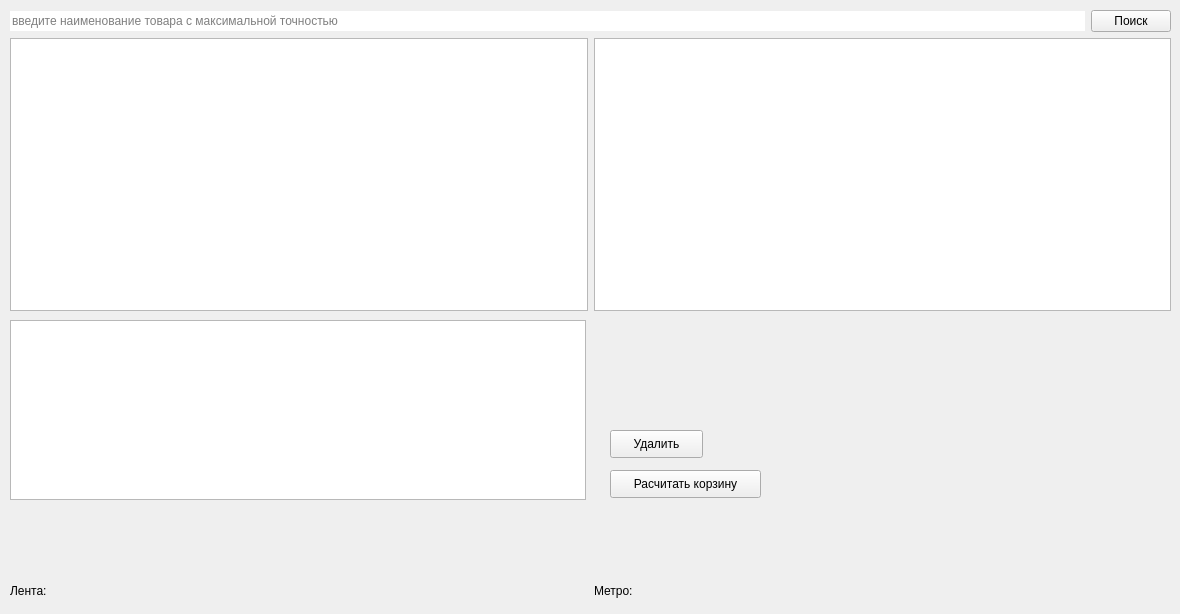
<?xml version="1.0" encoding="UTF-8"?>
<ui version="4.0">
 <class>mainWindow</class>
 <widget class="QMainWindow" name="mainWindow">
  <property name="enabled">
   <bool>true</bool>
  </property>
  <property name="geometry">
   <rect>
    <x>0</x>
    <y>0</y>
    <width>1180</width>
    <height>614</height>
   </rect>
  </property>
  <property name="minimumSize">
   <size>
    <width>1180</width>
    <height>614</height>
   </size>
  </property>
  <property name="maximumSize">
   <size>
    <width>1180</width>
    <height>614</height>
   </size>
  </property>
  <property name="mouseTracking">
   <bool>false</bool>
  </property>
  <property name="tabletTracking">
   <bool>false</bool>
  </property>
  <property name="windowTitle">
   <string>ParsSalers</string>
  </property>
  <property name="autoFillBackground">
   <bool>true</bool>
  </property>
  <widget class="QWidget" name="centralwidget">
   <widget class="QWidget" name="verticalLayoutWidget">
    <property name="geometry">
     <rect>
      <x>10</x>
      <y>10</y>
      <width>1161</width>
      <height>301</height>
     </rect>
    </property>
    <layout class="QVBoxLayout" name="verticalLayout">
     <item>
      <layout class="QHBoxLayout" name="horizontalLayout">
       <item>
        <widget class="QLineEdit" name="search_query_lineEdit">
         <property name="enabled">
          <bool>true</bool>
         </property>
         <property name="mouseTracking">
          <bool>false</bool>
         </property>
         <property name="tabletTracking">
          <bool>false</bool>
         </property>
         <property name="focusPolicy">
          <enum>Qt::TabFocus</enum>
         </property>
         <property name="acceptDrops">
          <bool>false</bool>
         </property>
         <property name="toolTip">
          <string notr="true"/>
         </property>
         <property name="statusTip">
          <string notr="true"/>
         </property>
         <property name="whatsThis">
          <string notr="true"/>
         </property>
         <property name="accessibleName">
          <string notr="true"/>
         </property>
         <property name="accessibleDescription">
          <string notr="true"/>
         </property>
         <property name="autoFillBackground">
          <bool>false</bool>
         </property>
         <property name="inputMethodHints">
          <set>Qt::ImhMultiLine|Qt::ImhUppercaseOnly</set>
         </property>
         <property name="inputMask">
          <string/>
         </property>
         <property name="text">
          <string/>
         </property>
         <property name="frame">
          <bool>false</bool>
         </property>
         <property name="cursorPosition">
          <number>0</number>
         </property>
         <property name="dragEnabled">
          <bool>false</bool>
         </property>
         <property name="placeholderText">
          <string>введите наименование товара с максимальной точностью</string>
         </property>
         <property name="cursorMoveStyle">
          <enum>Qt::VisualMoveStyle</enum>
         </property>
         <property name="clearButtonEnabled">
          <bool>true</bool>
         </property>
        </widget>
       </item>
       <item alignment="Qt::AlignHCenter">
        <widget class="QPushButton" name="search_query_button">
         <property name="toolTip">
          <string/>
         </property>
         <property name="statusTip">
          <string/>
         </property>
         <property name="whatsThis">
          <string/>
         </property>
         <property name="accessibleName">
          <string/>
         </property>
         <property name="accessibleDescription">
          <string/>
         </property>
         <property name="text">
          <string>Поиск</string>
         </property>
        </widget>
       </item>
      </layout>
     </item>
     <item>
      <layout class="QHBoxLayout" name="horizontalLayout_2">
       <item>
        <widget class="QListWidget" name="lenta_listWidget">
         <property name="autoFillBackground">
          <bool>true</bool>
         </property>
         <property name="dragDropMode">
          <enum>QAbstractItemView::DragDrop</enum>
         </property>
         <property name="defaultDropAction">
          <enum>Qt::MoveAction</enum>
         </property>
        </widget>
       </item>
       <item>
        <widget class="QListWidget" name="metro_listWidget">
         <property name="dragDropMode">
          <enum>QAbstractItemView::DragDrop</enum>
         </property>
         <property name="defaultDropAction">
          <enum>Qt::MoveAction</enum>
         </property>
        </widget>
       </item>
      </layout>
     </item>
    </layout>
   </widget>
   <widget class="QPushButton" name="add_cart_button">
    <property name="geometry">
     <rect>
      <x>610</x>
      <y>430</y>
      <width>93</width>
      <height>28</height>
     </rect>
    </property>
    <property name="text">
     <string>Удалить</string>
    </property>
   </widget>
   <widget class="QListWidget" name="cart_listWidget">
    <property name="geometry">
     <rect>
      <x>10</x>
      <y>320</y>
      <width>576</width>
      <height>180</height>
     </rect>
    </property>
    <property name="dragDropMode">
     <enum>QAbstractItemView::DragDrop</enum>
    </property>
    <property name="defaultDropAction">
     <enum>Qt::MoveAction</enum>
    </property>
   </widget>
   <widget class="QPushButton" name="lib_to_carts_button">
    <property name="geometry">
     <rect>
      <x>610</x>
      <y>470</y>
      <width>151</width>
      <height>28</height>
     </rect>
    </property>
    <property name="text">
     <string>Расчитать корзину</string>
    </property>
   </widget>
   <widget class="QWidget" name="horizontalLayoutWidget_3">
    <property name="geometry">
     <rect>
      <x>10</x>
      <y>570</y>
      <width>1161</width>
      <height>41</height>
     </rect>
    </property>
    <layout class="QHBoxLayout" name="horizontalLayout_3">
     <item>
      <widget class="QLabel" name="lenta_label">
       <property name="text">
        <string>Лента:</string>
       </property>
      </widget>
     </item>
     <item>
      <widget class="QLabel" name="metro_label">
       <property name="text">
        <string>Метро:</string>
       </property>
      </widget>
     </item>
    </layout>
   </widget>
  </widget>
 </widget>
 <resources/>
 <connections/>
</ui>
